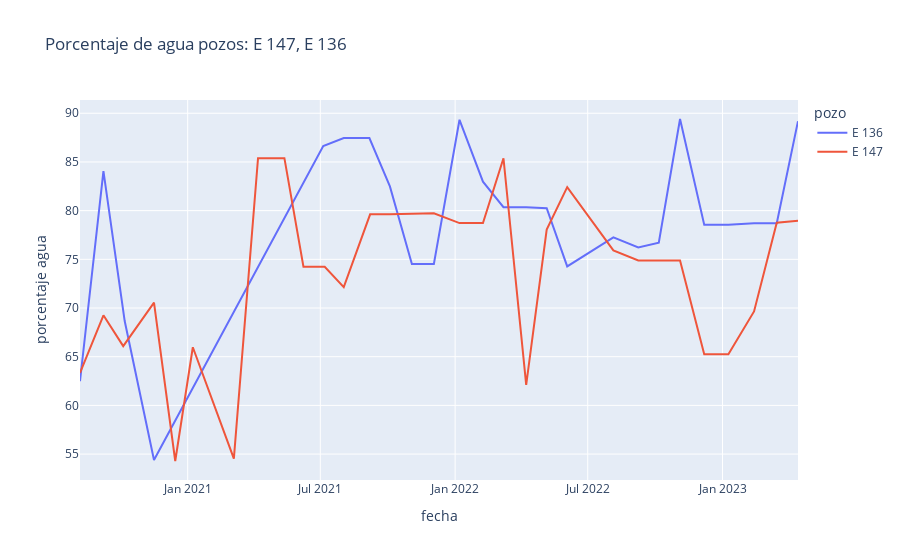
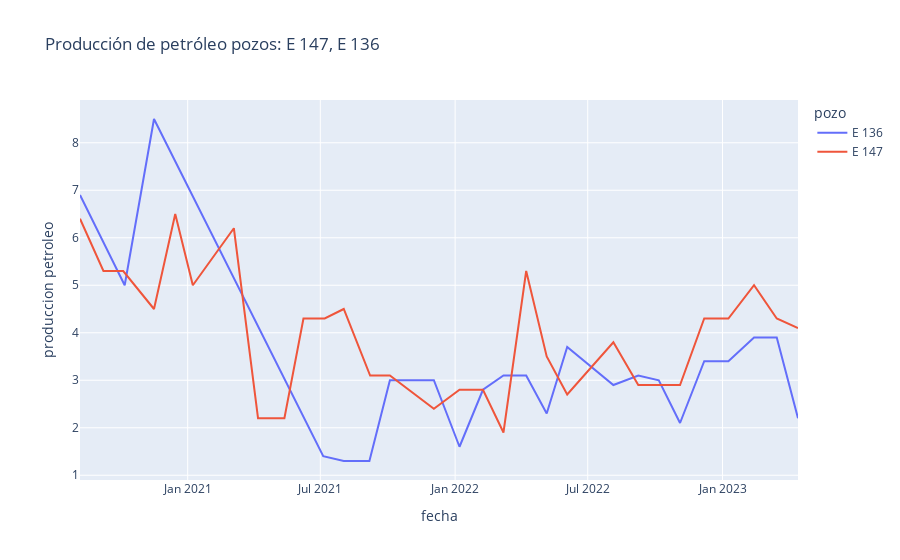
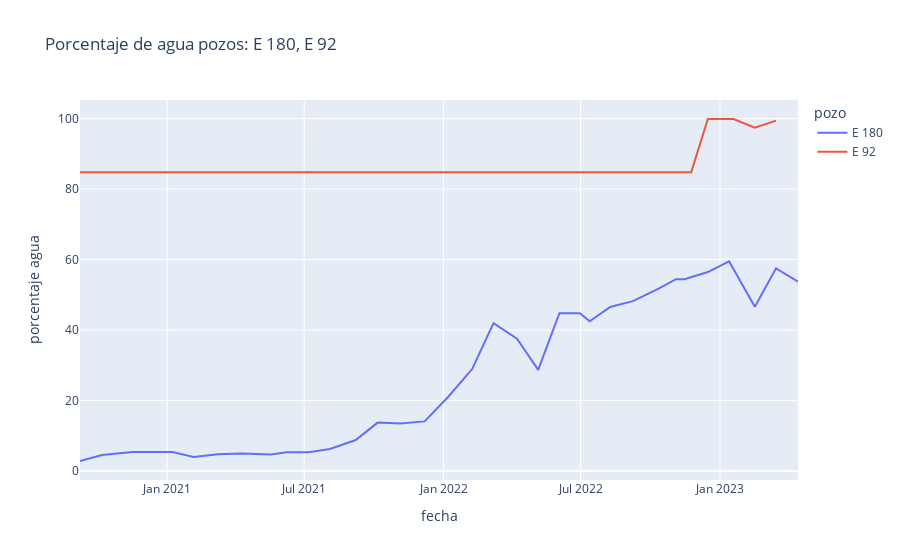
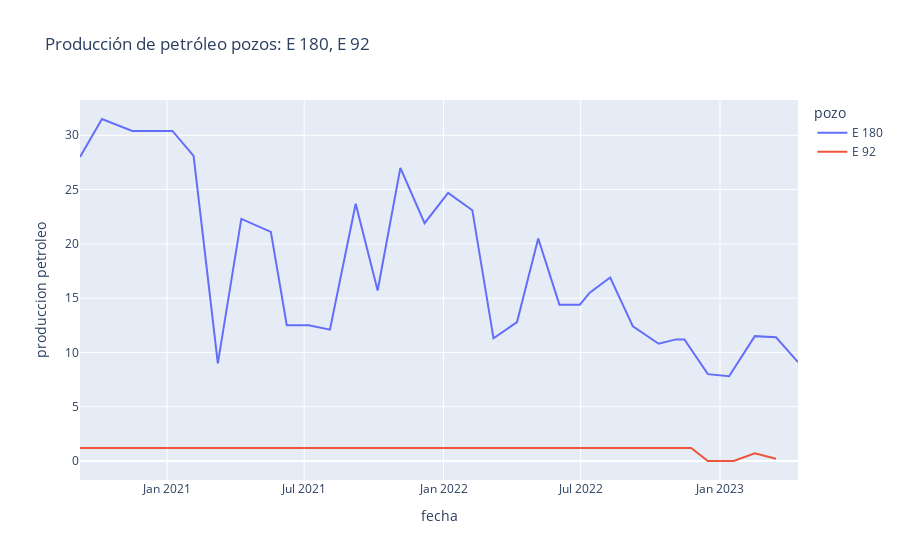

The cell these charts' notebook holds for them, in order:
### Code cell
for similarities in similar_plots:
    plot_nearby_wells(similarities)
    print('#' * 20)

### Figure 1 — Plotly figure (JSON) as saved in the notebook; plotly's stock layout.template omitted (floating-point values rounded to 4 significant figures)
{"data": [{"hovertemplate": "pozo=E 136<br>fecha=%{x}<br>porcentaje agua=%{y}<extra></extra>", "legendgroup": "E 136", "line": {"color": "#636efa", "dash": "solid"}, "marker": {"symbol": "circle"}, "mode": "lines", "name": "E 136", "orientation": "v", "showlegend": true, "type": "scatter", "x": ["2020-08-07T00:00:00", "2020-09-08T00:00:00", "2020-10-07T00:00:00", "2020-11-16T00:00:00", "2021-07-05T00:00:00", "2021-08-02T00:00:00", "2021-09-06T00:00:00", "2021-10-04T00:00:00", "2021-11-03T00:00:00", "2021-12-03T00:00:00", "2022-01-07T00:00:00", "2022-02-08T00:00:00", "2022-03-08T00:00:00", "2022-04-08T00:00:00", "2022-05-06T00:00:00", "2022-06-03T00:00:00", "2022-08-05T00:00:00", "2022-09-08T00:00:00", "2022-10-06T00:00:00", "2022-11-04T00:00:00", "2022-12-07T00:00:00", "2023-01-09T00:00:00", "2023-02-13T00:00:00", "2023-03-16T00:00:00", "2023-04-14T00:00:00"], "xaxis": "x", "y": [62.49, 84.05, 68.66, 54.4, 86.64, 87.46, 87.46, 82.49, 74.52, 74.52, 89.33, 82.97, 80.35, 80.35, 80.25, 74.27, 77.25, 76.21, 76.7, 89.41, 78.56, 78.56, 78.71, 78.71, 89.19], "yaxis": "y"}, {"hovertemplate": "pozo=E 147<br>fecha=%{x}<br>porcentaje agua=%{y}<extra></extra>", "legendgroup": "E 147", "line": {"color": "#EF553B", "dash": "solid"}, "marker": {"symbol": "circle"}, "mode": "lines", "name": "E 147", "orientation": "v", "showlegend": true, "type": "scatter", "x": ["2020-08-07T00:00:00", "2020-09-08T00:00:00", "2020-10-05T00:00:00", "2020-11-16T00:00:00", "2020-12-15T00:00:00", "2021-01-08T00:00:00", "2021-03-05T00:00:00", "2021-04-07T00:00:00", "2021-05-13T00:00:00", "2021-06-08T00:00:00", "2021-07-07T00:00:00", "2021-08-02T00:00:00", "2021-09-07T00:00:00", "2021-10-04T00:00:00", "2021-12-03T00:00:00", "2022-01-07T00:00:00", "2022-02-08T00:00:00", "2022-03-08T00:00:00", "2022-04-08T00:00:00", "2022-05-06T00:00:00", "2022-06-03T00:00:00", "2022-08-05T00:00:00", "2022-09-08T00:00:00", "2022-10-06T00:00:00", "2022-11-04T00:00:00", "2022-12-07T00:00:00", "2023-01-09T00:00:00", "2023-02-13T00:00:00", "2023-03-16T00:00:00", "2023-04-14T00:00:00"], "xaxis": "x", "y": [63.34, 69.25, 66.09, 70.56, 54.29, 65.97, 54.54, 85.39, 85.39, 74.24, 74.24, 72.15, 79.62, 79.62, 79.73, 78.72, 78.72, 85.38, 62.1, 78.06, 82.41, 75.92, 74.88, 74.88, 74.88, 65.26, 65.26, 69.65, 78.76, 78.95], "yaxis": "y"}], "layout": {"legend": {"title": {"text": "pozo"}, "tracegroupgap": 0}, "title": {"text": "Porcentaje de agua pozos: E 147, E 136"}, "xaxis": {"anchor": "y", "domain": [0, 1], "title": {"text": "fecha"}}, "yaxis": {"anchor": "x", "domain": [0, 1], "title": {"text": "porcentaje agua"}}}}

### Figure 2 — Plotly figure (JSON) as saved in the notebook; plotly's stock layout.template omitted (floating-point values rounded to 4 significant figures)
{"data": [{"hovertemplate": "pozo=E 136<br>fecha=%{x}<br>produccion petroleo=%{y}<extra></extra>", "legendgroup": "E 136", "line": {"color": "#636efa", "dash": "solid"}, "marker": {"symbol": "circle"}, "mode": "lines", "name": "E 136", "orientation": "v", "showlegend": true, "type": "scatter", "x": ["2020-08-07T00:00:00", "2020-09-08T00:00:00", "2020-10-07T00:00:00", "2020-11-16T00:00:00", "2021-07-05T00:00:00", "2021-08-02T00:00:00", "2021-09-06T00:00:00", "2021-10-04T00:00:00", "2021-11-03T00:00:00", "2021-12-03T00:00:00", "2022-01-07T00:00:00", "2022-02-08T00:00:00", "2022-03-08T00:00:00", "2022-04-08T00:00:00", "2022-05-06T00:00:00", "2022-06-03T00:00:00", "2022-08-05T00:00:00", "2022-09-08T00:00:00", "2022-10-06T00:00:00", "2022-11-04T00:00:00", "2022-12-07T00:00:00", "2023-01-09T00:00:00", "2023-02-13T00:00:00", "2023-03-16T00:00:00", "2023-04-14T00:00:00"], "xaxis": "x", "y": [6.9, 5.9, 5, 8.5, 1.4, 1.3, 1.3, 3, 3, 3, 1.6, 2.8, 3.1, 3.1, 2.3, 3.7, 2.9, 3.1, 3, 2.1, 3.4, 3.4, 3.9, 3.9, 2.2], "yaxis": "y"}, {"hovertemplate": "pozo=E 147<br>fecha=%{x}<br>produccion petroleo=%{y}<extra></extra>", "legendgroup": "E 147", "line": {"color": "#EF553B", "dash": "solid"}, "marker": {"symbol": "circle"}, "mode": "lines", "name": "E 147", "orientation": "v", "showlegend": true, "type": "scatter", "x": ["2020-08-07T00:00:00", "2020-09-08T00:00:00", "2020-10-05T00:00:00", "2020-11-16T00:00:00", "2020-12-15T00:00:00", "2021-01-08T00:00:00", "2021-03-05T00:00:00", "2021-04-07T00:00:00", "2021-05-13T00:00:00", "2021-06-08T00:00:00", "2021-07-07T00:00:00", "2021-08-02T00:00:00", "2021-09-07T00:00:00", "2021-10-04T00:00:00", "2021-12-03T00:00:00", "2022-01-07T00:00:00", "2022-02-08T00:00:00", "2022-03-08T00:00:00", "2022-04-08T00:00:00", "2022-05-06T00:00:00", "2022-06-03T00:00:00", "2022-08-05T00:00:00", "2022-09-08T00:00:00", "2022-10-06T00:00:00", "2022-11-04T00:00:00", "2022-12-07T00:00:00", "2023-01-09T00:00:00", "2023-02-13T00:00:00", "2023-03-16T00:00:00", "2023-04-14T00:00:00"], "xaxis": "x", "y": [6.4, 5.3, 5.3, 4.5, 6.5, 5, 6.2, 2.2, 2.2, 4.3, 4.3, 4.5, 3.1, 3.1, 2.4, 2.8, 2.8, 1.9, 5.3, 3.5, 2.7, 3.8, 2.9, 2.9, 2.9, 4.3, 4.3, 5, 4.3, 4.1], "yaxis": "y"}], "layout": {"legend": {"title": {"text": "pozo"}, "tracegroupgap": 0}, "title": {"text": "Producción de petróleo pozos: E 147, E 136"}, "xaxis": {"anchor": "y", "domain": [0, 1], "title": {"text": "fecha"}}, "yaxis": {"anchor": "x", "domain": [0, 1], "title": {"text": "produccion petroleo"}}}}

### Figure 3 — Plotly figure (JSON) as saved in the notebook; plotly's stock layout.template omitted (floating-point values rounded to 4 significant figures)
{"data": [{"hovertemplate": "pozo=E 180<br>fecha=%{x}<br>porcentaje agua=%{y}<extra></extra>", "legendgroup": "E 180", "line": {"color": "#636efa", "dash": "solid"}, "marker": {"symbol": "circle"}, "mode": "lines", "name": "E 180", "orientation": "v", "showlegend": true, "type": "scatter", "x": ["2020-09-08T00:00:00", "2020-10-07T00:00:00", "2020-11-16T00:00:00", "2020-12-15T00:00:00", "2021-01-08T00:00:00", "2021-02-05T00:00:00", "2021-03-09T00:00:00", "2021-04-09T00:00:00", "2021-05-18T00:00:00", "2021-06-08T00:00:00", "2021-07-07T00:00:00", "2021-08-04T00:00:00", "2021-09-07T00:00:00", "2021-10-06T00:00:00", "2021-11-05T00:00:00", "2021-12-07T00:00:00", "2022-01-07T00:00:00", "2022-02-08T00:00:00", "2022-03-08T00:00:00", "2022-04-08T00:00:00", "2022-05-06T00:00:00", "2022-06-03T00:00:00", "2022-06-30T00:00:00", "2022-07-13T00:00:00", "2022-08-09T00:00:00", "2022-09-08T00:00:00", "2022-10-12T00:00:00", "2022-11-04T00:00:00", "2022-11-15T00:00:00", "2022-12-16T00:00:00", "2023-01-13T00:00:00", "2023-02-16T00:00:00", "2023-03-16T00:00:00", "2023-04-14T00:00:00"], "xaxis": "x", "y": [2.85, 4.55, 5.37, 5.37, 5.37, 3.98, 4.73, 5.01, 4.69, 5.3, 5.3, 6.24, 8.79, 13.74, 13.46, 14.08, 21.01, 29.01, 41.96, 37.53, 28.69, 44.79, 44.79, 42.51, 46.55, 48.2, 51.76, 54.44, 54.44, 56.45, 59.48, 46.61, 57.49, 53.75], "yaxis": "y"}, {"hovertemplate": "pozo=E 92<br>fecha=%{x}<br>porcentaje agua=%{y}<extra></extra>", "legendgroup": "E 92", "line": {"color": "#EF553B", "dash": "solid"}, "marker": {"symbol": "circle"}, "mode": "lines", "name": "E 92", "orientation": "v", "showlegend": true, "type": "scatter", "x": ["2020-09-08T00:00:00", "2022-11-08T00:00:00", "2022-11-24T00:00:00", "2022-12-16T00:00:00", "2023-01-05T00:00:00", "2023-01-19T00:00:00", "2023-02-16T00:00:00", "2023-03-16T00:00:00"], "xaxis": "x", "y": [84.73, 84.73, 84.73, 99.87, 99.87, 99.87, 97.42, 99.41], "yaxis": "y"}], "layout": {"legend": {"title": {"text": "pozo"}, "tracegroupgap": 0}, "title": {"text": "Porcentaje de agua pozos: E 180, E 92"}, "xaxis": {"anchor": "y", "domain": [0, 1], "title": {"text": "fecha"}}, "yaxis": {"anchor": "x", "domain": [0, 1], "title": {"text": "porcentaje agua"}}}}

### Figure 4 — Plotly figure (JSON) as saved in the notebook; plotly's stock layout.template omitted (floating-point values rounded to 4 significant figures)
{"data": [{"hovertemplate": "pozo=E 180<br>fecha=%{x}<br>produccion petroleo=%{y}<extra></extra>", "legendgroup": "E 180", "line": {"color": "#636efa", "dash": "solid"}, "marker": {"symbol": "circle"}, "mode": "lines", "name": "E 180", "orientation": "v", "showlegend": true, "type": "scatter", "x": ["2020-09-08T00:00:00", "2020-10-07T00:00:00", "2020-11-16T00:00:00", "2020-12-15T00:00:00", "2021-01-08T00:00:00", "2021-02-05T00:00:00", "2021-03-09T00:00:00", "2021-04-09T00:00:00", "2021-05-18T00:00:00", "2021-06-08T00:00:00", "2021-07-07T00:00:00", "2021-08-04T00:00:00", "2021-09-07T00:00:00", "2021-10-06T00:00:00", "2021-11-05T00:00:00", "2021-12-07T00:00:00", "2022-01-07T00:00:00", "2022-02-08T00:00:00", "2022-03-08T00:00:00", "2022-04-08T00:00:00", "2022-05-06T00:00:00", "2022-06-03T00:00:00", "2022-06-30T00:00:00", "2022-07-13T00:00:00", "2022-08-09T00:00:00", "2022-09-08T00:00:00", "2022-10-12T00:00:00", "2022-11-04T00:00:00", "2022-11-15T00:00:00", "2022-12-16T00:00:00", "2023-01-13T00:00:00", "2023-02-16T00:00:00", "2023-03-16T00:00:00", "2023-04-14T00:00:00"], "xaxis": "x", "y": [28, 31.5, 30.4, 30.4, 30.4, 28.1, 9, 22.3, 21.1, 12.5, 12.5, 12.1, 23.7, 15.7, 27, 21.9, 24.7, 23.1, 11.3, 12.8, 20.5, 14.4, 14.4, 15.5, 16.9, 12.4, 10.8, 11.2, 11.2, 8, 7.8, 11.5, 11.4, 9.1], "yaxis": "y"}, {"hovertemplate": "pozo=E 92<br>fecha=%{x}<br>produccion petroleo=%{y}<extra></extra>", "legendgroup": "E 92", "line": {"color": "#EF553B", "dash": "solid"}, "marker": {"symbol": "circle"}, "mode": "lines", "name": "E 92", "orientation": "v", "showlegend": true, "type": "scatter", "x": ["2020-09-08T00:00:00", "2022-11-08T00:00:00", "2022-11-24T00:00:00", "2022-12-16T00:00:00", "2023-01-05T00:00:00", "2023-01-19T00:00:00", "2023-02-16T00:00:00", "2023-03-16T00:00:00"], "xaxis": "x", "y": [1.2, 1.2, 1.2, 0, 0, 0, 0.7, 0.2], "yaxis": "y"}], "layout": {"legend": {"title": {"text": "pozo"}, "tracegroupgap": 0}, "title": {"text": "Producción de petróleo pozos: E 180, E 92"}, "xaxis": {"anchor": "y", "domain": [0, 1], "title": {"text": "fecha"}}, "yaxis": {"anchor": "x", "domain": [0, 1], "title": {"text": "produccion petroleo"}}}}
